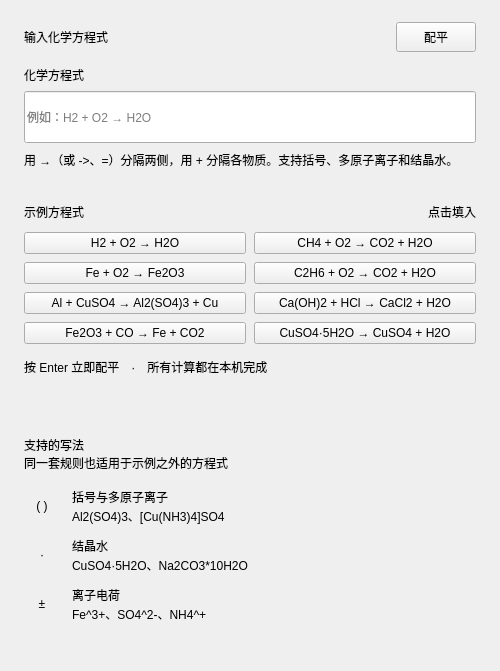
            <widget class="QWidget" name="leftColumn">
             <property name="minimumSize">
              <size>
               <width>500</width>
               <height>0</height>
              </size>
             </property>
             <property name="maximumSize">
              <size>
               <width>620</width>
               <height>16777215</height>
              </size>
             </property>
             <layout class="QVBoxLayout" name="leftColumnLayout">
              <property name="spacing">
               <number>18</number>
              </property>
              <property name="leftMargin">
               <number>0</number>
              </property>
              <property name="topMargin">
               <number>0</number>
              </property>
              <property name="rightMargin">
               <number>0</number>
              </property>
              <property name="bottomMargin">
               <number>0</number>
              </property>
              <item>
               <widget class="QFrame" name="inputCard">
                <property name="card" stdset="0">
                 <bool>true</bool>
                </property>
                <layout class="QVBoxLayout" name="inputCardLayout">
                 <property name="spacing">
                  <number>0</number>
                 </property>
                 <property name="leftMargin">
                  <number>24</number>
                 </property>
                 <property name="topMargin">
                  <number>22</number>
                 </property>
                 <property name="rightMargin">
                  <number>24</number>
                 </property>
                 <property name="bottomMargin">
                  <number>22</number>
                 </property>
                 <item>
                  <layout class="QHBoxLayout" name="inputHeaderLayout">
                   <property name="spacing">
                    <number>8</number>
                   </property>
                   <item>
                    <widget class="QLabel" name="inputTitle">
                     <property name="text">
                      <string>输入化学方程式</string>
                     </property>
                    </widget>
                   </item>
                   <item>
                    <spacer name="inputHeaderSpacer">
                     <property name="orientation">
                      <enum>Qt::Horizontal</enum>
                     </property>
                     <property name="sizeHint" stdset="0">
                      <size>
                       <width>40</width>
                       <height>20</height>
                      </size>
                     </property>
                    </spacer>
                   </item>
                   <item>
                    <widget class="QPushButton" name="balanceButton">
                     <property name="text">
                      <string>配平</string>
                     </property>
                     <property name="minimumSize">
                      <size>
                       <width>76</width>
                       <height>30</height>
                      </size>
                     </property>
                     <property name="maximumSize">
                      <size>
                       <width>90</width>
                       <height>30</height>
                      </size>
                     </property>
                     <property name="primary" stdset="0">
                      <bool>true</bool>
                     </property>
                    </widget>
                   </item>
                  </layout>
                 </item>
                 <item>
                  <spacer name="inputLabelSpacer">
                   <property name="orientation">
                    <enum>Qt::Vertical</enum>
                   </property>
                   <property name="sizeType">
                    <enum>QSizePolicy::Fixed</enum>
                   </property>
                   <property name="sizeHint" stdset="0">
                    <size>
                     <width>20</width>
                     <height>14</height>
                    </size>
                   </property>
                  </spacer>
                 </item>
                 <item>
                  <widget class="QLabel" name="inputLabel">
                   <property name="text">
                    <string>化学方程式</string>
                   </property>
                  </widget>
                 </item>
                 <item>
                  <spacer name="inputBoxSpacer">
                   <property name="orientation">
                    <enum>Qt::Vertical</enum>
                   </property>
                   <property name="sizeType">
                    <enum>QSizePolicy::Fixed</enum>
                   </property>
                   <property name="sizeHint" stdset="0">
                    <size>
                     <width>20</width>
                     <height>7</height>
                    </size>
                   </property>
                  </spacer>
                 </item>
                 <item>
                  <widget class="QLineEdit" name="equationInput">
                   <property name="minimumSize">
                    <size>
                     <width>0</width>
                     <height>52</height>
                    </size>
                   </property>
                   <property name="placeholderText">
                    <string>例如：H2 + O2 → H2O</string>
                   </property>
                   <property name="clearButtonEnabled">
                    <bool>false</bool>
                   </property>
                  </widget>
                 </item>
                 <item>
                  <spacer name="inputHelpSpacer">
                   <property name="orientation">
                    <enum>Qt::Vertical</enum>
                   </property>
                   <property name="sizeType">
                    <enum>QSizePolicy::Fixed</enum>
                   </property>
                   <property name="sizeHint" stdset="0">
                    <size>
                     <width>20</width>
                     <height>8</height>
                    </size>
                   </property>
                  </spacer>
                 </item>
                 <item>
                  <widget class="QLabel" name="inputHelp">
                   <property name="text">
                    <string>用 →（或 -&gt;、=）分隔两侧，用 + 分隔各物质。支持括号、多原子离子和结晶水。</string>
                   </property>
                   <property name="wordWrap">
                    <bool>true</bool>
                   </property>
                  </widget>
                 </item>
                 <item>
                  <spacer name="inputDividerSpacer">
                   <property name="orientation">
                    <enum>Qt::Vertical</enum>
                   </property>
                   <property name="sizeType">
                    <enum>QSizePolicy::Fixed</enum>
                   </property>
                   <property name="sizeHint" stdset="0">
                    <size>
                     <width>20</width>
                     <height>16</height>
                    </size>
                   </property>
                  </spacer>
                 </item>
                 <item>
                  <widget class="QFrame" name="inputDivider">
                   <property name="minimumSize">
                    <size>
                     <width>0</width>
                     <height>1</height>
                    </size>
                   </property>
                   <property name="maximumSize">
                    <size>
                     <width>16777215</width>
                     <height>1</height>
                    </size>
                   </property>
                   <property name="frameShape">
                    <enum>QFrame::NoFrame</enum>
                   </property>
                  </widget>
                 </item>
                 <item>
                  <spacer name="examplesTopSpacer">
                   <property name="orientation">
                    <enum>Qt::Vertical</enum>
                   </property>
                   <property name="sizeType">
                    <enum>QSizePolicy::Fixed</enum>
                   </property>
                   <property name="sizeHint" stdset="0">
                    <size>
                     <width>20</width>
                     <height>16</height>
                    </size>
                   </property>
                  </spacer>
                 </item>
                 <item>
                  <layout class="QHBoxLayout" name="examplesHeaderLayout">
                   <item>
                    <widget class="QLabel" name="examplesTitle">
                     <property name="text">
                      <string>示例方程式</string>
                     </property>
                    </widget>
                   </item>
                   <item>
                    <spacer name="examplesHeaderSpacer">
                     <property name="orientation">
                      <enum>Qt::Horizontal</enum>
                     </property>
                     <property name="sizeHint" stdset="0">
                      <size>
                       <width>40</width>
                       <height>20</height>
                      </size>
                     </property>
                    </spacer>
                   </item>
                   <item>
                    <widget class="QLabel" name="examplesHint">
                     <property name="text">
                      <string>点击填入</string>
                     </property>
                    </widget>
                   </item>
                  </layout>
                 </item>
                 <item>
                  <spacer name="examplesGridSpacer">
                   <property name="orientation">
                    <enum>Qt::Vertical</enum>
                   </property>
                   <property name="sizeType">
                    <enum>QSizePolicy::Fixed</enum>
                   </property>
                   <property name="sizeHint" stdset="0">
                    <size>
                     <width>20</width>
                     <height>10</height>
                    </size>
                   </property>
                  </spacer>
                 </item>
                 <item>
                  <layout class="QGridLayout" name="examplesGrid">
                   <property name="horizontalSpacing">
                    <number>8</number>
                   </property>
                   <property name="verticalSpacing">
                    <number>8</number>
                   </property>
                   <property name="leftMargin">
                    <number>0</number>
                   </property>
                   <property name="topMargin">
                    <number>0</number>
                   </property>
                   <property name="rightMargin">
                    <number>0</number>
                   </property>
                   <property name="bottomMargin">
                    <number>0</number>
                   </property>
                   <item row="0" column="0">
                    <widget class="QPushButton" name="exampleButton1">
                     <property name="text">
                      <string>H2 + O2 → H2O</string>
                     </property>
                     <property name="example" stdset="0">
                      <bool>true</bool>
                     </property>
                    </widget>
                   </item>
                   <item row="0" column="1">
                    <widget class="QPushButton" name="exampleButton2">
                     <property name="text">
                      <string>CH4 + O2 → CO2 + H2O</string>
                     </property>
                     <property name="example" stdset="0">
                      <bool>true</bool>
                     </property>
                    </widget>
                   </item>
                   <item row="1" column="0">
                    <widget class="QPushButton" name="exampleButton3">
                     <property name="text">
                      <string>Fe + O2 → Fe2O3</string>
                     </property>
                     <property name="example" stdset="0">
                      <bool>true</bool>
                     </property>
                    </widget>
                   </item>
                   <item row="1" column="1">
                    <widget class="QPushButton" name="exampleButton4">
                     <property name="text">
                      <string>C2H6 + O2 → CO2 + H2O</string>
                     </property>
                     <property name="example" stdset="0">
                      <bool>true</bool>
                     </property>
                    </widget>
                   </item>
                   <item row="2" column="0">
                    <widget class="QPushButton" name="exampleButton5">
                     <property name="text">
                      <string>Al + CuSO4 → Al2(SO4)3 + Cu</string>
                     </property>
                     <property name="example" stdset="0">
                      <bool>true</bool>
                     </property>
                    </widget>
                   </item>
                   <item row="2" column="1">
                    <widget class="QPushButton" name="exampleButton6">
                     <property name="text">
                      <string>Ca(OH)2 + HCl → CaCl2 + H2O</string>
                     </property>
                     <property name="example" stdset="0">
                      <bool>true</bool>
                     </property>
                    </widget>
                   </item>
                   <item row="3" column="0">
                    <widget class="QPushButton" name="exampleButton7">
                     <property name="text">
                      <string>Fe2O3 + CO → Fe + CO2</string>
                     </property>
                     <property name="example" stdset="0">
                      <bool>true</bool>
                     </property>
                    </widget>
                   </item>
                   <item row="3" column="1">
                    <widget class="QPushButton" name="exampleButton8">
                     <property name="text">
                      <string>CuSO4·5H2O → CuSO4 + H2O</string>
                     </property>
                     <property name="example" stdset="0">
                      <bool>true</bool>
                     </property>
                    </widget>
                   </item>
                  </layout>
                 </item>
                 <item>
                  <spacer name="inputBottomSpacer">
                   <property name="orientation">
                    <enum>Qt::Vertical</enum>
                   </property>
                   <property name="sizeType">
                    <enum>QSizePolicy::Fixed</enum>
                   </property>
                   <property name="sizeHint" stdset="0">
                    <size>
                     <width>20</width>
                     <height>14</height>
                    </size>
                   </property>
                  </spacer>
                 </item>
                 <item>
                  <widget class="QLabel" name="inputFootnote">
                   <property name="text">
                    <string>按 Enter 立即配平　·　所有计算都在本机完成</string>
                   </property>
                  </widget>
                 </item>
                </layout>
               </widget>
              </item>
              <item>
               <widget class="QFrame" name="syntaxCard">
                <property name="card" stdset="0">
                 <bool>true</bool>
                </property>
                <layout class="QVBoxLayout" name="syntaxCardLayout">
                 <property name="spacing">
                  <number>0</number>
                 </property>
                 <property name="leftMargin">
                  <number>24</number>
                 </property>
                 <property name="topMargin">
                  <number>20</number>
                 </property>
                 <property name="rightMargin">
                  <number>24</number>
                 </property>
                 <property name="bottomMargin">
                  <number>20</number>
                 </property>
                 <item>
                  <widget class="QLabel" name="syntaxTitle">
                   <property name="text">
                    <string>支持的写法</string>
                   </property>
                  </widget>
                 </item>
                 <item>
                  <widget class="QLabel" name="syntaxSubtitle">
                   <property name="text">
                    <string>同一套规则也适用于示例之外的方程式</string>
                   </property>
                  </widget>
                 </item>
                 <item>
                  <spacer name="syntaxRowsTopSpacer">
                   <property name="orientation">
                    <enum>Qt::Vertical</enum>
                   </property>
                   <property name="sizeType">
                    <enum>QSizePolicy::Fixed</enum>
                   </property>
                   <property name="sizeHint" stdset="0">
                    <size>
                     <width>20</width>
                     <height>16</height>
                    </size>
                   </property>
                  </spacer>
                 </item>
                 <item>
                  <layout class="QHBoxLayout" name="syntaxRowLayout1">
                   <property name="spacing">
                    <number>12</number>
                   </property>
                   <item>
                    <widget class="QLabel" name="syntaxBadge1">
                     <property name="minimumSize">
                      <size>
                       <width>36</width>
                       <height>36</height>
                      </size>
                     </property>
                     <property name="maximumSize">
                      <size>
                       <width>36</width>
                       <height>36</height>
                      </size>
                     </property>
                     <property name="text">
                      <string>( )</string>
                     </property>
                     <property name="alignment">
                      <set>Qt::AlignCenter</set>
                     </property>
                     <property name="tone" stdset="0">
                      <string>mint</string>
                     </property>
                    </widget>
                   </item>
                   <item>
                    <layout class="QVBoxLayout" name="syntaxTextLayout1">
                     <property name="spacing">
                      <number>1</number>
                     </property>
                     <item>
                      <widget class="QLabel" name="syntaxName1">
                       <property name="text">
                        <string>括号与多原子离子</string>
                       </property>
                      </widget>
                     </item>
                     <item>
                      <widget class="QLabel" name="syntaxExample1">
                       <property name="text">
                        <string>Al2(SO4)3、[Cu(NH3)4]SO4</string>
                       </property>
                      </widget>
                     </item>
                    </layout>
                   </item>
                   <item>
                    <spacer name="syntaxSpacer1">
                     <property name="orientation">
                      <enum>Qt::Horizontal</enum>
                     </property>
                     <property name="sizeHint" stdset="0">
                      <size>
                       <width>20</width>
                       <height>20</height>
                      </size>
                     </property>
                    </spacer>
                   </item>
                  </layout>
                 </item>
                 <item>
                  <spacer name="syntaxRowSpacer1">
                   <property name="orientation">
                    <enum>Qt::Vertical</enum>
                   </property>
                   <property name="sizeType">
                    <enum>QSizePolicy::Fixed</enum>
                   </property>
                   <property name="sizeHint" stdset="0">
                    <size>
                     <width>20</width>
                     <height>12</height>
                    </size>
                   </property>
                  </spacer>
                 </item>
                 <item>
                  <layout class="QHBoxLayout" name="syntaxRowLayout2">
                   <property name="spacing">
                    <number>12</number>
                   </property>
                   <item>
                    <widget class="QLabel" name="syntaxBadge2">
                     <property name="minimumSize">
                      <size>
                       <width>36</width>
                       <height>36</height>
                      </size>
                     </property>
                     <property name="maximumSize">
                      <size>
                       <width>36</width>
                       <height>36</height>
                      </size>
                     </property>
                     <property name="text">
                      <string>·</string>
                     </property>
                     <property name="alignment">
                      <set>Qt::AlignCenter</set>
                     </property>
                     <property name="tone" stdset="0">
                      <string>blue</string>
                     </property>
                    </widget>
                   </item>
                   <item>
                    <layout class="QVBoxLayout" name="syntaxTextLayout2">
                     <property name="spacing">
                      <number>1</number>
                     </property>
                     <item>
                      <widget class="QLabel" name="syntaxName2">
                       <property name="text">
                        <string>结晶水</string>
                       </property>
                      </widget>
                     </item>
                     <item>
                      <widget class="QLabel" name="syntaxExample2">
                       <property name="text">
                        <string>CuSO4·5H2O、Na2CO3*10H2O</string>
                       </property>
                      </widget>
                     </item>
                    </layout>
                   </item>
                   <item>
                    <spacer name="syntaxSpacer2">
                     <property name="orientation">
                      <enum>Qt::Horizontal</enum>
                     </property>
                     <property name="sizeHint" stdset="0">
                      <size>
                       <width>20</width>
                       <height>20</height>
                      </size>
                     </property>
                    </spacer>
                   </item>
                  </layout>
                 </item>
                 <item>
                  <spacer name="syntaxRowSpacer2">
                   <property name="orientation">
                    <enum>Qt::Vertical</enum>
                   </property>
                   <property name="sizeType">
                    <enum>QSizePolicy::Fixed</enum>
                   </property>
                   <property name="sizeHint" stdset="0">
                    <size>
                     <width>20</width>
                     <height>12</height>
                    </size>
                   </property>
                  </spacer>
                 </item>
                 <item>
                  <layout class="QHBoxLayout" name="syntaxRowLayout3">
                   <property name="spacing">
                    <number>12</number>
                   </property>
                   <item>
                    <widget class="QLabel" name="syntaxBadge3">
                     <property name="minimumSize">
                      <size>
                       <width>36</width>
                       <height>36</height>
                      </size>
                     </property>
                     <property name="maximumSize">
                      <size>
                       <width>36</width>
                       <height>36</height>
                      </size>
                     </property>
                     <property name="text">
                      <string>±</string>
                     </property>
                     <property name="alignment">
                      <set>Qt::AlignCenter</set>
                     </property>
                     <property name="tone" stdset="0">
                      <string>violet</string>
                     </property>
                    </widget>
                   </item>
                   <item>
                    <layout class="QVBoxLayout" name="syntaxTextLayout3">
                     <property name="spacing">
                      <number>1</number>
                     </property>
                     <item>
                      <widget class="QLabel" name="syntaxName3">
                       <property name="text">
                        <string>离子电荷</string>
                       </property>
                      </widget>
                     </item>
                     <item>
                      <widget class="QLabel" name="syntaxExample3">
                       <property name="text">
                        <string>Fe^3+、SO4^2-、NH4^+</string>
                       </property>
                      </widget>
                     </item>
                    </layout>
                   </item>
                   <item>
                    <spacer name="syntaxSpacer3">
                     <property name="orientation">
                      <enum>Qt::Horizontal</enum>
                     </property>
                     <property name="sizeHint" stdset="0">
                      <size>
                       <width>20</width>
                       <height>20</height>
                      </size>
                     </property>
                    </spacer>
                   </item>
                  </layout>
                 </item>
                </layout>
               </widget>
              </item>
              <item>
               <spacer name="leftColumnSpacer">
                <property name="orientation">
                 <enum>Qt::Vertical</enum>
                </property>
                <property name="sizeHint" stdset="0">
                 <size>
                  <width>20</width>
                  <height>10</height>
                 </size>
                </property>
               </spacer>
              </item>
             </layout>
            </widget>
